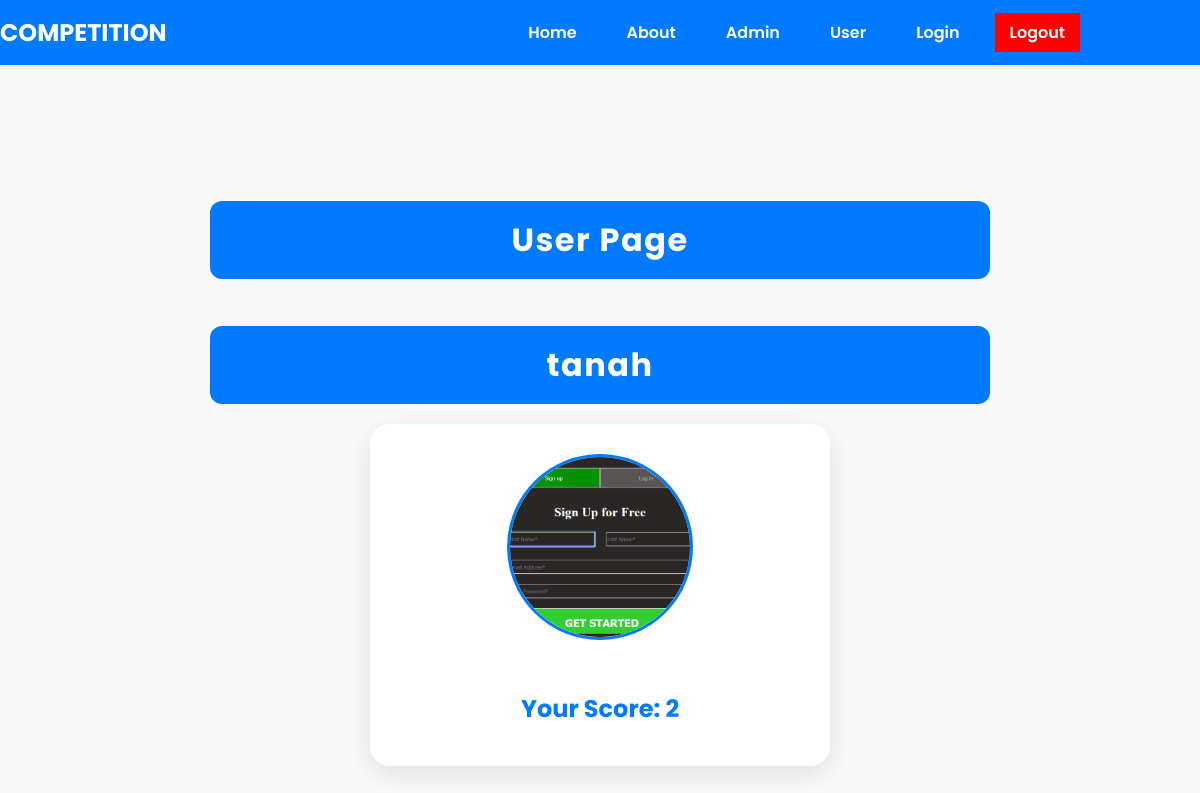
The page /user.php (signed in) on the database its author committed.
### tables this page shows
CREATE TABLE `teams` (
  `t_id` int(11) NOT NULL,
  `t_name` varchar(255) NOT NULL,
  `t_email` varchar(255) NOT NULL,
  `t_password` varchar(255) NOT NULL,
  `score` int(11) NOT NULL,
  `solve` tinyint(1) NOT NULL,
  `t_image` varchar(255) NOT NULL
);

### user.php (the view, shortened to what this page needs)
<!DOCTYPE html>
<html lang="en">
<head>
</head>
<body>
    <?php
    include "nav.php";
    include "config.php";
    $name = $_SESSION["username"];
    $sql = "SELECT * FROM teams WHERE t_name = '$name'";
    $result = mysqli_query($con, $sql);
    if (mysqli_num_rows($result) > 0) {
        $userData = mysqli_fetch_assoc($result);
    ?>
        <h2>User Page</h2>
        <h2><?php echo $userData['t_name']; ?></h2>
        <div class="container">
            <img src="<?php echo htmlspecialchars($userData['t_image'])?>" alt="User Image">
            <h3>Your Score: <?php echo htmlspecialchars($userData['score']); ?></h3>
        </div>
    <?php
    } else {
        echo "<h2>No user data found.</h2>";
    }
    ?>
</body>
</html>

### user.php (style rules this page uses)
body { font-family: 'Poppins', sans-serif; margin: 0; padding: 0; display: flex; flex-direction: column; justify-content: center; align-items: center; height: 100vh; color: #333; text-align: center; background-color: #f9f9f9; }
h2 { font-size: 2rem; width: 60%; color: #ffffff; background-color: #007BFF; padding: 15px 30px; border-radius: 12px; margin-bottom: 20px; letter-spacing: 1.5px; display: inline-block; transition: background-color 0.3s ease-in-out, transform 0.3s ease-in-out; }
.container { width: 90%; max-width: 400px; padding: 30px; background-color: #ffffff; box-shadow: 0 8px 30px rgba(0, 0, 0, 0.1); border-radius: 20px; text-align: center; transition: transform 0.3s ease-in-out, background-color 0.3s ease-in-out; }
img { width: 180px; height: 180px; border-radius: 50%; border: 3px solid #007BFF; object-fit: cover; margin-bottom: 20px; transition: transform 0.3s ease-in-out; }
h3 { font-size: 1.5rem; color: #007BFF; margin-bottom: 10px; }

### nav.php (style rules this page uses)
body { font-family: 'Poppins', sans-serif; margin: 0; padding-top: 70px; }

### rows shown on the page
teams: t_name "tanah", t_image (picture), score "2"
